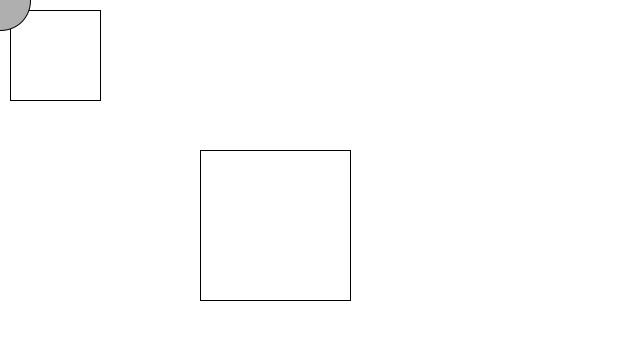
Frame 1 (no input)
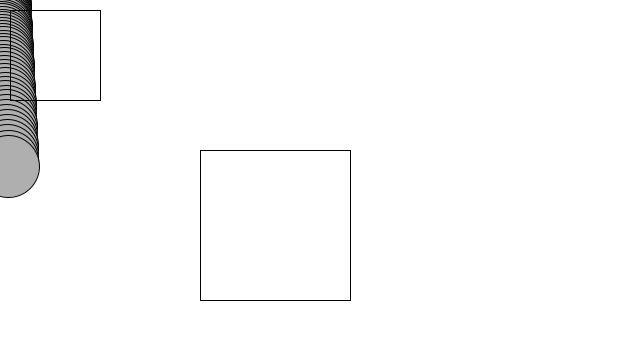
Frame 60 (the mouse pressed at the canvas centre just before this capture)
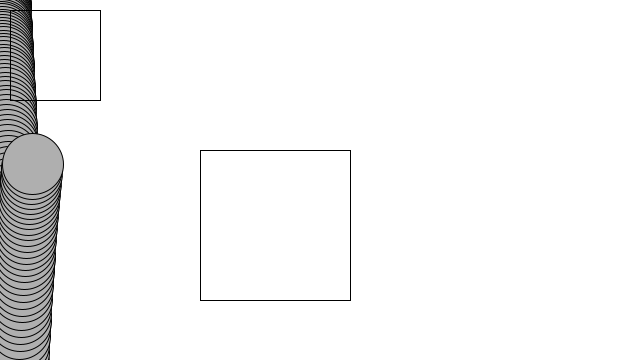
Frame 120 (the mouse held since frame 60 and released just before this capture)

The Processing sketch that drew these frames (run headless with seeded random() and noise(); from frame 60 on, the mouse is pressed at the canvas centre):

// Processing sketch: many_balloons_friction
// ── many_balloons_friction.pde
Mover[] movers = new Mover[1];
float tx,ty;

void setup() {
  size(640,360);
  background(255);
  for (int i =0; i<movers.length;i++) {
    movers[i] = new Mover(random(0.3,3),0,0);
  }
}

void draw() {
  //background(255);
  for (int i =0; i<movers.length;i++) {
    
    //add wind
    PVector wind = new PVector(0.01,0);    
    //add gravity
    PVector gravity = new PVector(0,0.1*movers[i].mass);
  
    //friction pockets
    movers[i].checkPockets(10,100,10,100,1);
    noFill();
    square(10, 10, 90);
    
    //int a = int(random(0,width));
    //int b = int(random(0,height));
    int a = 200;
    int b = 150;
    movers[i].checkPockets(a,a+150,b,b+150,1);
    noFill();
    square(a, b, 150);
    
    movers[i].applyForce(wind);
    movers[i].applyForce(gravity);
    
    movers[i].checkEdges();
    movers[i].update();
    movers[i].display();
  }
}

// ── Mover.pde
class Mover {
  
  PVector position;
  PVector velocity;
  PVector acceleration;
  float mass;
  
  Mover(float m, float x, float y) {
    position = new PVector(x,y);
    velocity = new PVector(0,0);
    acceleration = new PVector(0.01,0.01);
    mass = m;
  }
  
  void update() { 
     velocity.add(acceleration);
     position.add(velocity);
     acceleration.mult(0);
    
  }
  
  void display() {
    stroke(0);
    fill(175);
    ellipse(position.x, position.y, 30*mass, 30*mass);
    
  }
  
  void applyForce(PVector force) {
    //make copy of original force vector
    PVector f = force.copy();
    //Newton's second law: F = MxA
    f.div(mass);
    acceleration.add(f);
  }
  
   void checkEdges() {

    if (position.x > width) {
      velocity.x *= -1;
      position.x = width;
    } 
    
    else if (position.x < 0) {
      velocity.x *= -1;
      position.x = 0;
    }
    
    if (position.y > height) {
      velocity.y *= -1;
      position.y = height;
    } 
    
    else if (position.y < 0) {
      velocity.y *= -1;
      position.y = 0;
    }
    
  }
  
    void checkPockets(int x1,int x2,int y1,int y2, float c) {
      
      if ((position.x > x1) && (position.x < x2) && (position.y > y1) && (position.y < y2)) {
        PVector friction = velocity.copy();
        friction.mult(-1);
        friction.normalize();
        friction.mult(c);
        applyForce(friction);
        
      }
      
      else {
        c = 0.01;
        PVector friction = velocity.copy();
        friction.mult(-1);
        friction.normalize();
        friction.mult(c);
        
        applyForce(friction);
  
      }
    
    
  }
}
